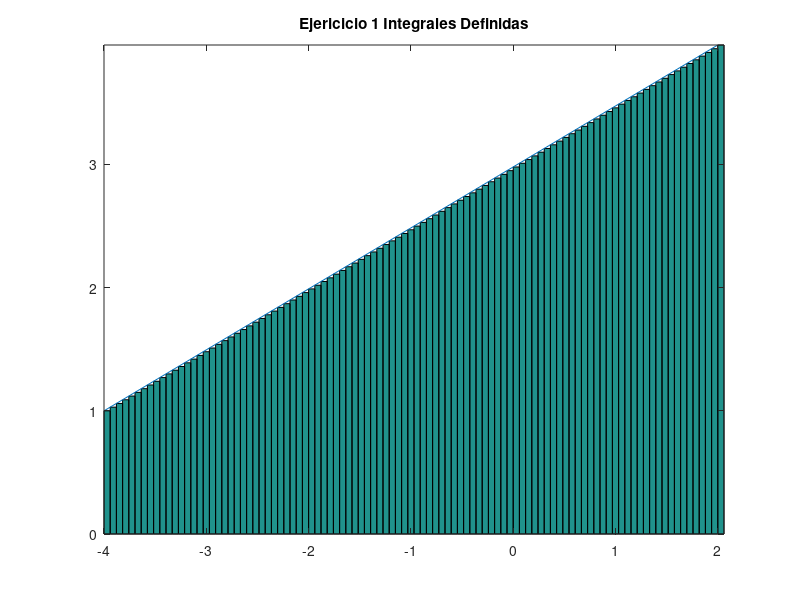

Write the MATLAB code that produced this figure.
% Octave Script
% Title			:1.7 Funcion Primitiva
% Description		:Script para graficar el ejericio 19 de la actividad 1.7
% Author		:Luis Gerardo Cardozo Carranza (Gerard_CRS) luiscardozo161002@gmail.com
% Date			:20210517
% sion		        :1
% Usage			:octave> /path/Funcion_Primitiva_Actividad_1.7_Luis Gerardo Cardozo Carranza_3202
% Notes			:Requiere aplicacion octave usar en consola preferentemente.
%                      4
%Actividad_Ejercicio 1 ∫ x dx
%                      4
%limpia la pantalla y las variables.
clc, clear
%Definimos la funcion
f=@(x,y) x;
%Declaramos los intervalos
resultado=integral(f,1,4);
%Imprimos en pantalla el resultado de la Integral
fprintf('El valor de la integral es:%2.1f\n',resultado)
%define los intervalos y el numero de rectangulos.
a = 1;
b = 4;
n = 100;
%Determina la longitud de la base o el incremento de x.
base = (b-a)/n;
%Definicion de la funcion.
x =a:base:(b-base);
%Representa la variable altura
altura=(x);
%Calcula el valor de cada uno de los rectangulos.
area = base*altura;
%Estable    la    linea   que   forma  la funcion
x2 = linspace(-4,2,100);
y2 = (x);
%Inicio del  intervalo, fin del intervalo, numero de rectangulos.
xa = linspace(-4,2,100);
yab =(x);

%Dibuja una  grafica de barras sin espacios
g = bar(xa,yab,'histc');

%Permite continuar graficando despues de la grafica
hold on

%Grafica la funcion
plot(x2,y2);

%Asigna un nombre a la grafica 
title("Ejericicio 1 Integrales Definidas");

%Ajusta la grafica a los datos.
axis tight
